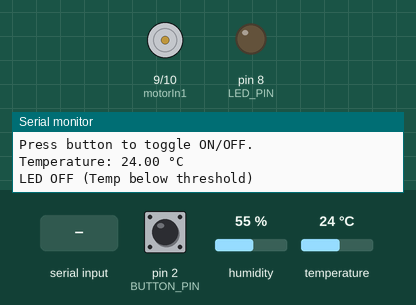
Simulated run of this sketch. Board: Arduino Uno, built with avr-gcc and run on an emulated ATmega328P. Parts: motor-driver pin pairs drawn as motors (green arrow = first pin HIGH = forward, orange = second pin HIGH = backward, longer = more drive), output pins drawn as LEDs (lit = HIGH), the last lines printed to the serial monitor. The test bench sets the inputs (shaded band); at power-on: temperature 24 °C, pin 2 (BUTTON_PIN) LOW, humidity 55 %.

Above: at 1.2 s.
1.3 s: temperature set to 33 °C
5.3 s: temperature set to 36 °C
At 8.5 s:
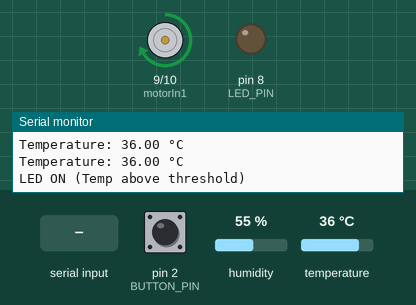
9.6 s: pin 2 (BUTTON_PIN) pulled HIGH for 1 s
At 11.2 s:
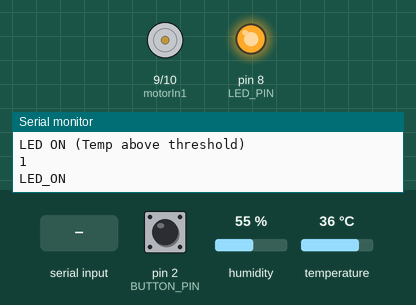
12.1 s: "YES\n" received over Serial
At 13.2 s:
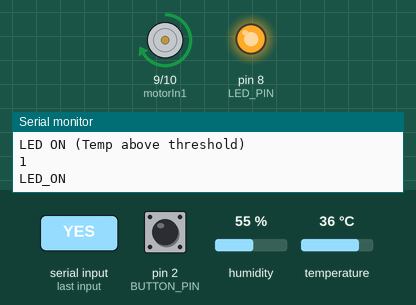
13.6 s: pin 2 (BUTTON_PIN) pulled HIGH for 0.15 s
At 13.9 s:
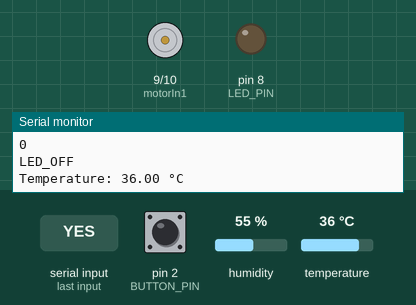
15.2 s: temperature set to 12 °C
At 16.1 s:
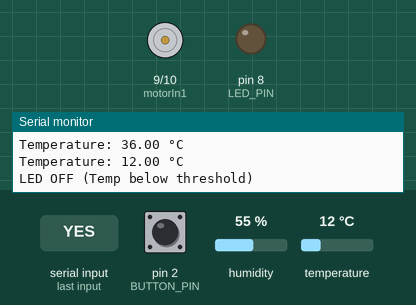
Timing chart, 0 to 17.7 s (numbered marks = the images above; inputs shaded):
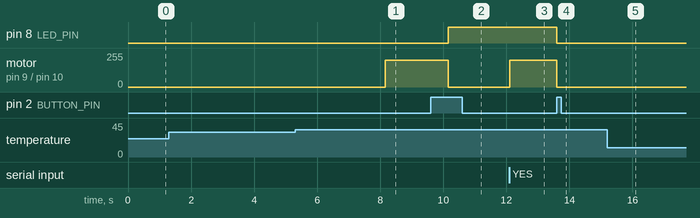

The sketch:

FinalArduinoCode_copy_20251118172921.ino
```cpp
#include <DHT.h>


const int motorIn1 = 9;
const int motorIn2 = 10;


// --- Pin setup ---
#define LED_PIN 8
#define BUTTON_PIN 2
#define DHT_PIN 4
#define DHT_TYPE DHT11       // Change to DHT22 if needed


// --- Globals ---
DHT dht(DHT_PIN, DHT_TYPE);


bool tempControlEnabled = false;  // Start OFF
float tempThreshold = 35.0;       // Temperature threshold in °C


bool ledState = false;
bool lastButtonState = LOW;
unsigned long lastDebounceTime = 0;
const unsigned long debounceDelay = 50;
int reading = 0;


void setup() {
  pinMode(motorIn1,OUTPUT);
  pinMode(motorIn2,OUTPUT);
  pinMode(LED_PIN, OUTPUT);
  pinMode(BUTTON_PIN, INPUT);
  Serial.begin(9600);
  dht.begin();


  digitalWrite(LED_PIN, LOW);
  stopFan();


  Serial.println("Temperature Control System Ready.");
  Serial.println("Press button to toggle ON/OFF.");
}


void loop() {
  reading = digitalRead(BUTTON_PIN);

    //button stuff
    if (reading == HIGH && lastButtonState == LOW) {
      ledState = !ledState;
      Serial.println(ledState);


      if (ledState == HIGH) {
        stopFan();
        digitalWrite(LED_PIN, HIGH);
        Serial.println("LED_ON");
      } else {
        digitalWrite(LED_PIN, LOW);
        stopFan();
        Serial.println("LED_OFF");
      }
    }
    lastButtonState = reading;


  //fan stuff
  if (Serial.available() > 0) {
    String pyResponse = Serial.readStringUntil('\n');
    if (ledState == HIGH && pyResponse == "YES"){
      fanON();
    }
    if (ledState == HIGH && pyResponse == "NO"){
      stopFan();
    }
  }

  if (ledState == LOW) {
    tempControlEnabled = !tempControlEnabled;
    temp();
  }


}


void fanON() {
  analogWrite(motorIn1, 200);  //set the speed of motor
  analogWrite(motorIn2,0);  //stop the motorIn2 pin of motor
}


void stopFan() {
  analogWrite(motorIn1, 0);
  analogWrite(motorIn2, 0);
}


void temp() {
  // --- Read temperature ---
  float temp = dht.readTemperature();
  if (isnan(temp)) {
    Serial.println("Error: Cannot read from DHT sensor!");
  } else {
    Serial.print("Temperature: ");
    Serial.print(temp);
    Serial.println(" °C");


    // --- Control logic ---
    if (tempControlEnabled && temp >= tempThreshold) {
      Serial.println("LED ON (Temp above threshold)");
      fanON();
    }
    else {
      if (tempControlEnabled) {
        Serial.println("LED OFF (Temp below threshold)");
        stopFan();
      }
    }
  }
  delay(2000);
}
```

Measured:
- the behaviour switches between 34 and 35 °C on temperature (found by bisection; images 0 and 1)
- after the input at 5.3 s, motor on pin 9 (motorIn1) / pin 10 (motorIn2): stopped → forward 200/255 after 2.9 s
- after the input at 9.6 s, pin 8 (LED_PIN): LOW → HIGH after 0.56 s; motor on pin 9 (motorIn1) / pin 10 (motorIn2): forward 200/255 → stopped after 0.56 s
- after the input at 12.1 s, motor on pin 9 (motorIn1) / pin 10 (motorIn2): stopped → forward 200/255 at once
- after the input at 13.6 s, pin 8 (LED_PIN): HIGH → LOW at once; motor on pin 9 (motorIn1) / pin 10 (motorIn2): forward 200/255 → stopped at once
- after the input at 15.2 s, motor on pin 9 (motorIn1) / pin 10 (motorIn2): stays stopped (without the input it goes to forward 200/255 after 0.45 s)
